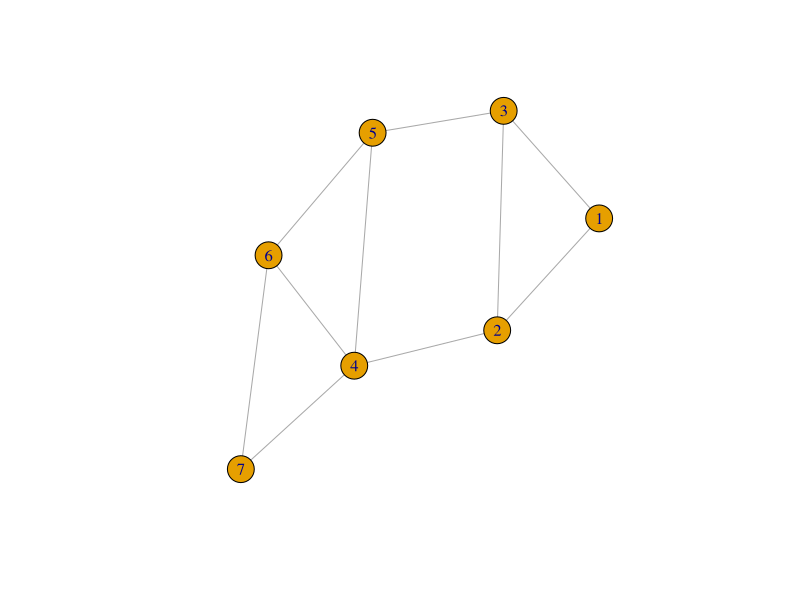
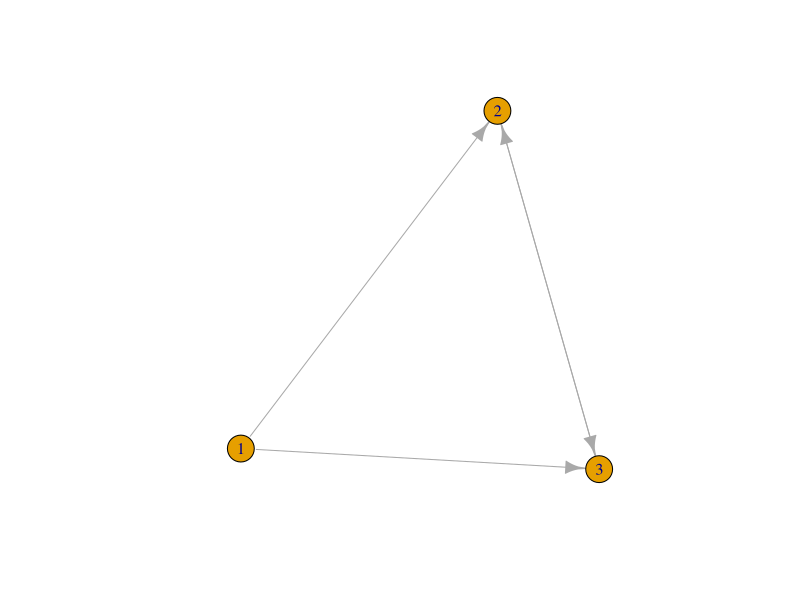

Write the R code that produced these figures, in order.
library(igraph)
g<-graph.formula(1-2,1-3,2-3,2-4,3-5,4-5,4-6,4-7,5-6,6-7)
plot(g)
ecount(g)
vcount(g)
degree(g)
dg<-graph.formula(1-+2,1-+3,2++3)
plot(dg)
degree(dg,mode = "in")
degree(dg,mode = "out")
V(dg)$name[degree(dg)==min(degree(dg))]
V(dg)$name[degree(dg)==max(degree(dg))]
neighbors(g,5)
neighbors(g,2)
get.adjlist(dg)
get.adjacency(g)
